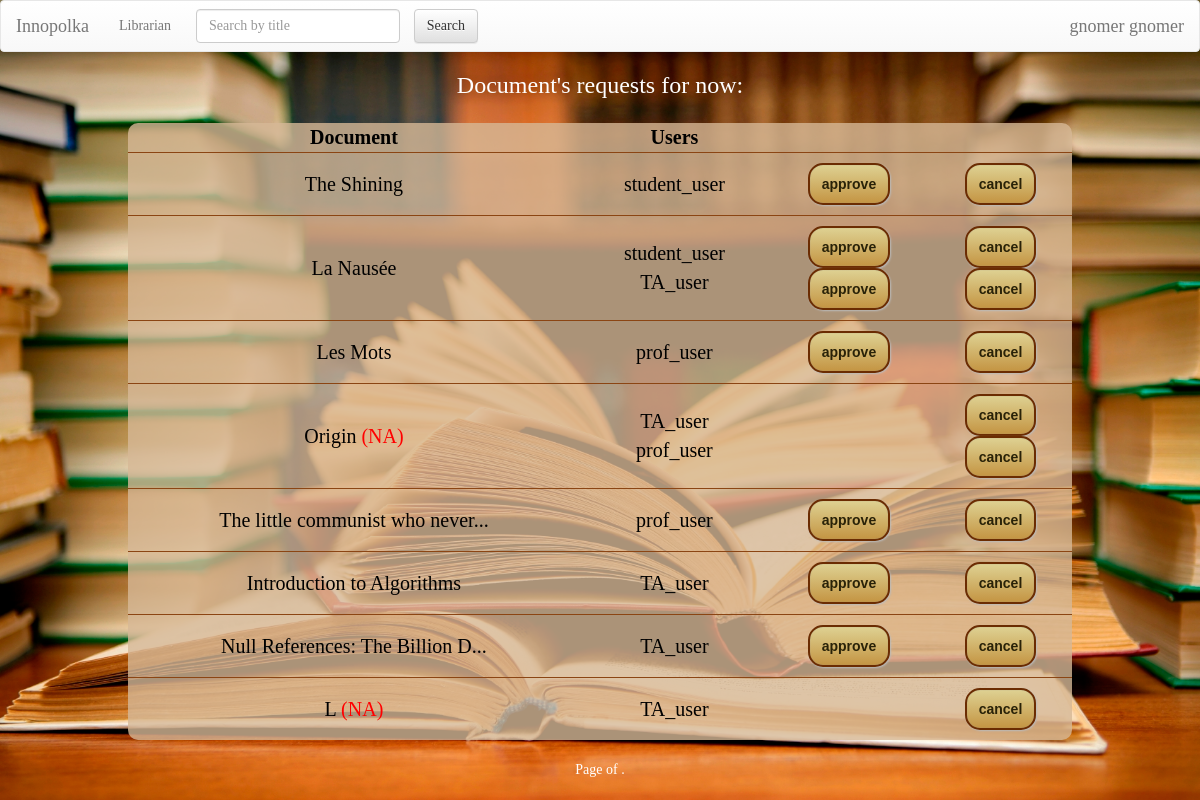
Screenshot of /requests/ (signed in) with the database file from the repository.
### Documents/models.py (models this page shows, shortened)
class Document(models.Model):
    title = models.CharField(max_length=250)
    price = models.IntegerField()
    keywords = models.CharField(max_length=250) # the list of keywords stored in string
    authors = models.CharField(max_length=250) # the list of authors in string format splitted by space
    cover = models.CharField(max_length=1000, default="https://lh3.googleusercontent.com/zqfUbCXdb1oGmsNEzNxTjQU5ZlS3x46nQoB83sFbRSlMnpDTZgdVCe_LvCx-rl7sOA=w300")
    copies = models.PositiveIntegerField(default=1)
    type = models.CharField(max_length=100, default='Document')
    is_bestseller = models.BooleanField(default=False)
    is_reference = models.BooleanField(default=False)
    level = models.PositiveIntegerField(default=1)
    room = models.PositiveIntegerField(default=1)

### BookRequests/views.py (the view)
class RequestsView(ListView):
    template_name = 'BookRequests/bookrequests.html'
    model = Request
    context_object_name = 'requests'
    def get(self, request, *args, **kwargs):
        if request.user.is_authenticated:
            return super().get(request, *args, **kwargs)
        else:
            return redirect('/')
    def get_queryset(self):
        status_priorities = [status[0] for status in USER_STATUSES]
        qs = super().get_queryset()
        result = list()
        for req in qs:  # sort users by status priorities and time request was made
            req_item = {'doc': req.doc, 'id': req.id}
            users = [(status_priorities.index(u.userprofile.status), u) for u in list(req.users.all())]
            if len(users) != 1:  # sort users according to status priorities
                users.sort(key=lambda x: x[0])
            req_item['users'] = [u[1] for u in users]
            result.append(req_item)
        return result

### BookRequests/templates/BookRequests/bookrequests.html (shortened to what this page needs)
<!doctype html>
<html lang="en">
<head>
    {% extends 'Documents/base.html' %}
    {% load staticfiles %}
    {% block body %}
        <link rel="stylesheet" type="text/css" href="{% static 'Documents/style.css' %}"/>
        {% if user.is_staff %}
            <h3 align="center">Document's requests for now:</h3>
        {% elif user.is_authenticated %}
            <h3 align="center">My requests:</h3>
        {% endif %}
        <form action="" method="post">
            <div align="center">
                <table>
                    <tr>
                        <th class="cen" colspan="1">Document</th>
                        {% if user.is_staff %}
                            <th class="cen">Users</th>
                        {% endif %}
                    </tr>
                    {% for req in requests %}
                        <tr>
                            {% if user.is_staff or user in req.users %}
                                <td><a href="/{{ req.doc.id }}/">{% if req.doc.title|length <= 30 %}
                                    {{ req.doc.title }}{% else %}{{ req.doc.title|slice:":30" }}...{% endif %}</a>
                                    {% if req.doc.copies == 0 %}<font color="red">(NA)</font> {% endif %}</td>
                                {% if user.is_staff %}
                                    <td>{% for u in req.users %}<a href="/user/?id={{ u.id }}">{{ u.username }}</a>
                                        <br>{% endfor %}</td>
                                    {% if req.doc.copies != 0 %}
                                        <td>{% for u in req.users %}<a class="btn button"
                                                                       href="/requests/approve/?user_id={{ u.id }}&req_id={{ req.id }}">approve</a>
                                            <br>{% endfor %}</td>
                                    {% else %}
                                        <td></td>
                                    {% endif %}
                                {% endif %}
                                <td>{% for u in req.users %}{% if user.is_staff or user == u %}<a class="btn button"
                                                               href="/requests/cancel/?user_id={{ u.id }}&req_id={{ req.id }}">cancel</a>
                                    <br>{% endif %}{% endfor %}</td>
                                </tr>
                            {% endif %}
                    {% endfor %}
                </table>
            </div>
        </form>
        <div align="center">
            <div class="paginator">
         <span class="step-links">
             <span class="current">
                Page {{ page_obj.number }} of {{ page_obj.paginator.num_pages }}.
            </span>
        </span>
            </div>
        </div>
    {% endblock %}

### Documents/templates/Documents/base.html (shortened to what this page needs)
<!DOCTYPE html>
<html lang="en">
<head>
    {% load staticfiles %}
    <link rel="stylesheet" href="//maxcdn.bootstrapcdn.com/bootstrap/3.2.0/css/bootstrap.min.css">
    <link rel="stylesheet" href="//maxcdn.bootstrapcdn.com/bootstrap/3.2.0/css/bootstrap-theme.min.css">
</head>
<body>
<nav class="navbar navbar-default">
    <div class="container-fluid">
        <div class="navbar-header">
            <a class="navbar-brand" href="/">Innopolka</a>
            <ul class="nav navbar-nav navbar-right">
                {% if user.is_staff %}
                <li class="nav-item dropdown">
                    <a class="nav-link dropdown-toggle" href="/user/" id="dropdown01" data-toggle="dropdown"
                       aria-haspopup="true" aria-expanded="false">{% if user.is_superuser %}Admin{% else %}Librarian{% endif %}</a>
            </ul>
            {% endif %}
        </div>
        <div class="collapse navbar-collapse" id="bs-example-navbar-collapse-1">
            <form class="navbar-form navbar-left" action="/">
                <div class="form-group">
                    <input type="text" class="form-control" name="q" placeholder="Search by title" >
                </div>
                <input type="submit" class="btn btn-default not_wide" value="Search">
            </form>
            <ul class="nav navbar-nav navbar-right">
                {% if user.is_anonymous %}
                    <li><a href="/user/login">Log In</a></li>
                {% elif user.is_authenticated %}
                <ul class="nav navbar-nav navbar-right">
                <li class="nav-item dropdown">
                    <a class="navbar-brand" href="/user/?id={{user.id}}" id="dropdown02" data-toggle="dropdown"
                       aria-haspopup="true" aria-expanded="false">{{ user.first_name }} {{user.last_name}}</a>
            </ul>
                {% endif %}
            </ul>
        </div>
    </div>
</nav>
{% block body %}{% endblock %}
</body>
</html>

### Documents/templates/Documents/base.html (style rules this page uses)
body { font-family: Futura; color: white; background: url("/Documents/static/images/background.jpg") no-repeat fixed center center; background-size: cover; }
table { border: 3px solid saddlebrown; border-radius: 5px; width: 80%; background-color: rgba(214, 184, 150, 0.8); color: black; empty-cells: hide; text-align: center; margin: 10px; }
tr { border: 1px solid saddlebrown; text-align: center; }
td { border: 1px solid saddlebrown; padding: 10px; font-size: 20px; color: black; }
form { padding: 5px; color: black; font-size: 15px; margin: 5px; }
input { background-color: floralwhite; border: 2px solid saddlebrown; border-radius: 5px; margin: 0 0 0 10px; left: 50%; }
.button { text-decoration: none; text-align: center; padding: 11px 12px; border: solid 2px #6b2c02; -webkit-border-radius: 15px; -moz-border-radius: 15px; border-radius: 15px; font: 14px "Lucida Sans Unicode", "Lucida Grande", sans-serif; font-weight: bold; color: #292208; background-color: #ded192; background-image: -moz-linear-gradient(top, #ded192 0%, #c49543 100%); background-image: -webkit-linear-gradient(top, #ded192 0%, #c49543 100%); background-image: -o-linear-gradient(top, #ded192 0%, #c49543 100%); background-image: -ms-linear-gradient(top, #ded192 0%, #c49543 100%); filter: progid:DXImageTransform.Microsoft.gradient(startColorstr='#c49543', endColorstr='#c49543', GradientType=0); background-image: linear-gradient(top, #ded192 0%, #c49543 100%); -webkit-box-shadow: 1px 1px 2px #bababa, inset 0px 0px 1px #969393; -moz-box-shadow: 1px 1px 2px #bababa, inset 0px 0px 1px #969393; box-shadow: 1px 1px 2px #bababa, inset 0px 0px 1px #969393; }

### BookRequests/templates/BookRequests/bookrequests.html (style rules this page uses)
.cen { text-align: center; font-size: 20px; }
table { border: none; border-radius: 10px; }
tr { border: none; text-align: left; }
td { border: none; text-align: center; border-top: 1px solid saddlebrown; vertical-align: center; }
a { color: black; }

### rows the page displays
Document: doc "The Shining"
Document: doc "La Nausée"
Document: doc "Les Mots"
Document: doc "Origin", copies "(NA)"
Document: doc "The little communist who never"
Document: doc "Introduction to Algorithms"
Document: doc "Null References: The Billion D"
Document: doc "L", copies "(NA)"

### other values shown
{{ user.first_name }} "gnomer"
{{ user.last_name }} "gnomer"
{{ u.username }} "student_user"
{{ u.username }} "TA_user"
{{ u.username }} "prof_user"
